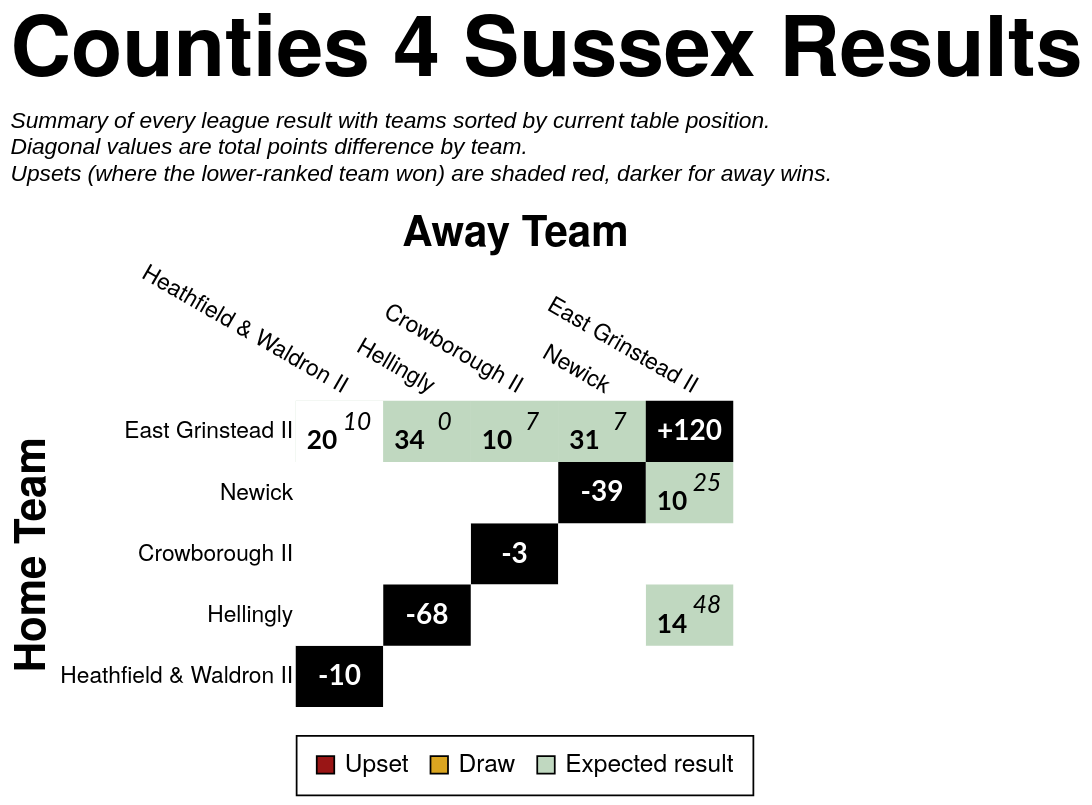

This figure's Vega-Lite source:
### Vega-Lite specification from a JSON file in a GitHub repository (floating-point values rounded to 4 significant figures)
{"config": {"axis": {"labelFont": "PT Sans Narrow, Helvetica Neue, Helvetica, Arial, sans-serif", "titleFont": "PT Sans Narrow, Helvetica Neue, Helvetica, Arial, sans-serif", "labelFontSize": 13, "titleFontSize": 24, "gridColor": "#202947", "gridOpacity": 0.2, "zindex": 1}, "text": {"font": "Lato, sans-serif"}, "bar": {"cornerRadiusEnd": 5}, "header": {"labelFont": "PT Sans Narrow, Helvetica Neue, Helvetica, Arial, sans-serif", "titleFont": "PT Sans Narrow, Helvetica Neue, Helvetica, Arial, sans-serif", "labelFontSize": 24, "titleFontSize": 28, "labelFontWeight": "bold", "orient": "left"}, "legend": {"labelFont": "PT Sans Narrow, Helvetica Neue, Helvetica, Arial, sans-serif", "titleFont": "PT Sans Narrow, Helvetica Neue, Helvetica, Arial, sans-serif", "labelFontSize": 14, "titleFontSize": 16, "titlePadding": 5, "fillColor": "white", "strokeColor": "black", "padding": 10, "titleFontWeight": "lighter", "titleFontStyle": "italic", "titleColor": "gray", "offset": 10}, "title": {"font": "PT Sans Narrow, Helvetica Neue, Helvetica, Arial, sans-serif", "fontSize": 48, "fontWeight": "bold", "anchor": "start", "align": "center", "titlePadding": 20, "subtitlePadding": 10, "subtitleFontSize": 13, "subtitleColor": "", "subtitleFontStyle": "italic", "offset": 15, "color": "black"}, "axisX": {"labelAngle": 0}, "facet": {"title": null, "header": null, "align": {"row": "each", "column": "each"}, "spacing": 10}, "resolve": {"scale": {"y": "independent", "facet": "independent"}}, "background": "transparent", "scale": {"offsetBandPaddingOuter": 0.2, "offsetBandPaddingInner": 0.1}, "view": {"stroke": null, "background": "transparent"}}, "layer": [{"data": {"name": "data-1e584eafa060a0245b9256a2899dbd4f"}, "mark": {"type": "rect"}, "encoding": {"color": {"field": "unexpected_result", "legend": {"labelExpr": "datum.value === 'Upset (Away Win)' ? 'Upset' : datum.value", "labelLimit": 220, "offset": 16, "orient": "bottom", "symbolStrokeColor": "black", "symbolStrokeWidth": 1, "values": ["Upset (Away Win)", "Draw", "Expected result"]}, "scale": {"domain": ["Expected result", "Upset (Home Win)", "Upset (Away Win)", "Draw", "To be played", "N/A"], "range": ["#146f1444", "#991515bb", "#991515", "goldenrod", "white", "black"]}, "title": null, "type": "nominal"}, "opacity": {"condition": {"test": "datum.home_team == param_39.home_team || datum.away_team == param_39.home_team || !isValid(param_39.home_team)", "value": 1.0}, "value": 0.1}, "tooltip": [{"field": "home_team", "title": "Home", "type": "nominal"}, {"field": "away_team", "title": "Away", "type": "nominal"}, {"field": "home_score_text", "title": "Home Score", "type": "nominal"}, {"field": "away_score_text", "title": "Away Score", "type": "nominal"}, {"field": "result", "title": "Result", "type": "nominal"}, {"field": "unexpected_result", "title": "Unexpectedness", "type": "nominal"}, {"field": "date", "format": "%d %b %Y", "title": "Date", "type": "temporal"}], "x": {"axis": {"domain": false, "grid": false, "labelAngle": 30, "orient": "top", "ticks": false}, "field": "away_team", "sort": ["Heathfield & Waldron II", "Hellingly", "Crowborough II", "Newick", "East Grinstead II"], "title": "Away Team", "type": "nominal"}, "y": {"axis": {"domain": false, "grid": false, "ticks": false}, "field": "home_team", "sort": ["East Grinstead II", "Newick", "Crowborough II", "Hellingly", "Heathfield & Waldron II"], "title": "Home Team", "type": "nominal"}}, "name": "view_40"}, {"data": {"name": "data-1e584eafa060a0245b9256a2899dbd4f"}, "mark": {"type": "text", "fontStyle": "italic", "size": 14, "xOffset": 10, "yOffset": -5}, "encoding": {"color": {"condition": {"test": "(datum.home_team == param_39.home_team || datum.away_team == param_39.home_team || !isValid(param_39.home_team)) && datum.unexpected_result == 'Expected result'", "value": "black"}, "value": "white"}, "text": {"field": "away_score_text", "type": "nominal"}, "x": {"field": "away_team", "sort": ["Heathfield & Waldron II", "Hellingly", "Crowborough II", "Newick", "East Grinstead II"], "type": "nominal"}, "y": {"field": "home_team", "sort": ["East Grinstead II", "Newick", "Crowborough II", "Hellingly", "Heathfield & Waldron II"], "type": "nominal"}}, "transform": [{"filter": "datum.away_score_text != '' && datum.away_score_text != 'WO'"}]}, {"data": {"name": "data-1e584eafa060a0245b9256a2899dbd4f"}, "mark": {"type": "text", "size": 12, "xOffset": 10, "yOffset": -5}, "encoding": {"color": {"condition": {"test": "(datum.home_team == param_39.home_team || datum.away_team == param_39.home_team || !isValid(param_39.home_team)) && datum.unexpected_result == 'Expected result'", "value": "black"}, "value": "white"}, "text": {"field": "away_score_text", "type": "nominal"}, "x": {"field": "away_team", "sort": ["Heathfield & Waldron II", "Hellingly", "Crowborough II", "Newick", "East Grinstead II"], "type": "nominal"}, "y": {"field": "home_team", "sort": ["East Grinstead II", "Newick", "Crowborough II", "Hellingly", "Heathfield & Waldron II"], "type": "nominal"}}, "transform": [{"filter": "datum.away_score_text == 'WO'"}]}, {"data": {"name": "data-1e584eafa060a0245b9256a2899dbd4f"}, "mark": {"type": "text", "fontWeight": "bold", "size": 15, "xOffset": -10, "yOffset": 5}, "encoding": {"color": {"condition": {"test": "(datum.home_team == param_39.home_team || datum.away_team == param_39.home_team || !isValid(param_39.home_team)) && datum.unexpected_result == 'Expected result'", "value": "black"}, "value": "white"}, "text": {"field": "home_score_text", "type": "nominal"}, "x": {"field": "away_team", "sort": ["Heathfield & Waldron II", "Hellingly", "Crowborough II", "Newick", "East Grinstead II"], "type": "nominal"}, "y": {"field": "home_team", "sort": ["East Grinstead II", "Newick", "Crowborough II", "Hellingly", "Heathfield & Waldron II"], "type": "nominal"}}, "transform": [{"filter": "datum.home_score_text != '' && datum.home_score_text != 'WO'"}]}, {"data": {"name": "data-1e584eafa060a0245b9256a2899dbd4f"}, "mark": {"type": "text", "size": 12, "xOffset": -10, "yOffset": 5}, "encoding": {"color": {"condition": {"test": "(datum.home_team == param_39.home_team || datum.away_team == param_39.home_team || !isValid(param_39.home_team)) && datum.unexpected_result == 'Expected result'", "value": "black"}, "value": "white"}, "text": {"field": "home_score_text", "type": "nominal"}, "x": {"field": "away_team", "sort": ["Heathfield & Waldron II", "Hellingly", "Crowborough II", "Newick", "East Grinstead II"], "type": "nominal"}, "y": {"field": "home_team", "sort": ["East Grinstead II", "Newick", "Crowborough II", "Hellingly", "Heathfield & Waldron II"], "type": "nominal"}}, "transform": [{"filter": "datum.home_score_text == 'WO'"}]}, {"data": {"name": "data-943e7b5a84a8ffe87dd0d63b149552a4"}, "mark": {"type": "text", "color": "white", "fontWeight": "bold", "size": 16}, "encoding": {"text": {"field": "display_text", "type": "nominal"}, "tooltip": [{"field": "home_team", "title": "Team", "type": "nominal"}, {"field": "display_text", "title": "Points Difference", "type": "nominal"}], "x": {"field": "away_team", "sort": ["Heathfield & Waldron II", "Hellingly", "Crowborough II", "Newick", "East Grinstead II"], "type": "nominal"}, "y": {"field": "home_team", "sort": ["East Grinstead II", "Newick", "Crowborough II", "Hellingly", "Heathfield & Waldron II"], "type": "nominal"}}}], "height": {"step": 35}, "params": [{"name": "param_39", "select": {"type": "point", "clear": "dblclick", "fields": ["home_team"], "on": "click"}, "value": null, "views": ["view_40"]}], "title": {"text": "Counties 4 Sussex Results", "subtitle": ["Summary of every league result with teams sorted by current table position.", "Diagonal values are total points difference by team.", "Upsets (where the lower-ranked team won) are shaded red, darker for away wins."]}, "width": {"step": 50}, "$schema": "https://vega.github.io/schema/vega-lite/v5.20.1.json", "datasets": {"data-1e584eafa060a0245b9256a2899dbd4f": [{"home_team": "Crowborough II", "away_team": "Crowborough II", "match_id": null, "date": "", "home_score": null, "away_score": null, "home_walkover": null, "away_walkover": null, "result": "N/A", "home_score_text": "", "away_score_text": "", "wo_result": "", "score_text": "", "display_text": "-3", "is_diagonal": true, "result_simple": "N/A", "unexpected_result": "N/A", "unexpected_opacity": 1.0}, {"home_team": "Crowborough II", "away_team": "East Grinstead II", "match_id": "1083348", "date": "2023-11-18T00:00:00", "home_score": null, "away_score": null, "home_walkover": false, "away_walkover": true, "result": "To be played", "home_score_text": "", "away_score_text": "", "wo_result": "", "score_text": "", "display_text": "", "is_diagonal": false, "result_simple": "To be played", "unexpected_result": "To be played", "unexpected_opacity": 1.0}, {"home_team": "Crowborough II", "away_team": "Heathfield & Waldron II", "match_id": null, "date": "", "home_score": null, "away_score": null, "home_walkover": null, "away_walkover": null, "result": "To be played", "home_score_text": "", "away_score_text": "", "wo_result": "", "score_text": "", "display_text": "", "is_diagonal": false, "result_simple": "To be played", "unexpected_result": "To be played", "unexpected_opacity": 1.0}, {"home_team": "Crowborough II", "away_team": "Hellingly", "match_id": null, "date": "", "home_score": null, "away_score": null, "home_walkover": null, "away_walkover": null, "result": "To be played", "home_score_text": "", "away_score_text": "", "wo_result": "", "score_text": "", "display_text": "", "is_diagonal": false, "result_simple": "To be played", "unexpected_result": "To be played", "unexpected_opacity": 1.0}, {"home_team": "Crowborough II", "away_team": "Newick", "match_id": null, "date": "", "home_score": null, "away_score": null, "home_walkover": null, "away_walkover": null, "result": "To be played", "home_score_text": "", "away_score_text": "", "wo_result": "", "score_text": "", "display_text": "", "is_diagonal": false, "result_simple": "To be played", "unexpected_result": "To be played", "unexpected_opacity": 1.0}, {"home_team": "East Grinstead II", "away_team": "Crowborough II", "match_id": "1083358", "date": "2024-02-03T00:00:00", "home_score": 10, "away_score": 7, "home_walkover": false, "away_walkover": false, "result": "Home Win (LBP)", "home_score_text": "10", "away_score_text": "7", "wo_result": "", "score_text": "10-7", "display_text": "10-7", "is_diagonal": false, "result_simple": "Home Win", "unexpected_result": "Expected result", "unexpected_opacity": 0.25}, {"home_team": "East Grinstead II", "away_team": "East Grinstead II", "match_id": null, "date": "", "home_score": null, "away_score": null, "home_walkover": null, "away_walkover": null, "result": "N/A", "home_score_text": "", "away_score_text": "", "wo_result": "", "score_text": "", "display_text": "+120", "is_diagonal": true, "result_simple": "N/A", "unexpected_result": "N/A", "unexpected_opacity": 1.0}, {"home_team": "East Grinstead II", "away_team": "Heathfield & Waldron II", "match_id": "1111548", "date": "2024-01-20T00:00:00", "home_score": 20, "away_score": 10, "home_walkover": false, "away_walkover": false, "result": "Home Win", "home_score_text": "20", "away_score_text": "10", "wo_result": "", "score_text": "20-10", "display_text": "20-10", "is_diagonal": false, "result_simple": "Home Win", "unexpected_result": "Expected result", "unexpected_opacity": 0.25}, {"home_team": "East Grinstead II", "away_team": "Heathfield & Waldron II", "match_id": "1105112", "date": "2023-12-09T00:00:00", "home_score": null, "away_score": null, "home_walkover": true, "away_walkover": false, "result": "To be played", "home_score_text": "", "away_score_text": "", "wo_result": "", "score_text": "", "display_text": "", "is_diagonal": false, "result_simple": "To be played", "unexpected_result": "To be played", "unexpected_opacity": 1.0}, {"home_team": "East Grinstead II", "away_team": "Hellingly", "match_id": "1083351", "date": "2023-12-02T00:00:00", "home_score": 34, "away_score": 0, "home_walkover": false, "away_walkover": false, "result": "Home Win", "home_score_text": "34", "away_score_text": "0", "wo_result": "", "score_text": "34-0", "display_text": "34-0", "is_diagonal": false, "result_simple": "Home Win", "unexpected_result": "Expected result", "unexpected_opacity": 0.25}, {"home_team": "East Grinstead II", "away_team": "Newick", "match_id": "1083365", "date": "2024-03-02T00:00:00", "home_score": 31, "away_score": 7, "home_walkover": false, "away_walkover": false, "result": "Home Win", "home_score_text": "31", "away_score_text": "7", "wo_result": "", "score_text": "31-7", "display_text": "31-7", "is_diagonal": false, "result_simple": "Home Win", "unexpected_result": "Expected result", "unexpected_opacity": 0.25}, {"home_team": "Heathfield & Waldron II", "away_team": "Crowborough II", "match_id": null, "date": "", "home_score": null, "away_score": null, "home_walkover": null, "away_walkover": null, "result": "To be played", "home_score_text": "", "away_score_text": "", "wo_result": "", "score_text": "", "display_text": "", "is_diagonal": false, "result_simple": "To be played", "unexpected_result": "To be played", "unexpected_opacity": 1.0}, {"home_team": "Heathfield & Waldron II", "away_team": "East Grinstead II", "match_id": null, "date": "", "home_score": null, "away_score": null, "home_walkover": null, "away_walkover": null, "result": "To be played", "home_score_text": "", "away_score_text": "", "wo_result": "", "score_text": "", "display_text": "", "is_diagonal": false, "result_simple": "To be played", "unexpected_result": "To be played", "unexpected_opacity": 1.0}, {"home_team": "Heathfield & Waldron II", "away_team": "Heathfield & Waldron II", "match_id": null, "date": "", "home_score": null, "away_score": null, "home_walkover": null, "away_walkover": null, "result": "N/A", "home_score_text": "", "away_score_text": "", "wo_result": "", "score_text": "", "display_text": "-10", "is_diagonal": true, "result_simple": "N/A", "unexpected_result": "N/A", "unexpected_opacity": 1.0}, {"home_team": "Heathfield & Waldron II", "away_team": "Hellingly", "match_id": null, "date": "", "home_score": null, "away_score": null, "home_walkover": null, "away_walkover": null, "result": "To be played", "home_score_text": "", "away_score_text": "", "wo_result": "", "score_text": "", "display_text": "", "is_diagonal": false, "result_simple": "To be played", "unexpected_result": "To be played", "unexpected_opacity": 1.0}, {"home_team": "Heathfield & Waldron II", "away_team": "Newick", "match_id": null, "date": "", "home_score": null, "away_score": null, "home_walkover": null, "away_walkover": null, "result": "To be played", "home_score_text": "", "away_score_text": "", "wo_result": "", "score_text": "", "display_text": "", "is_diagonal": false, "result_simple": "To be played", "unexpected_result": "To be played", "unexpected_opacity": 1.0}, {"home_team": "Hellingly", "away_team": "Crowborough II", "match_id": null, "date": "", "home_score": null, "away_score": null, "home_walkover": null, "away_walkover": null, "result": "To be played", "home_score_text": "", "away_score_text": "", "wo_result": "", "score_text": "", "display_text": "", "is_diagonal": false, "result_simple": "To be played", "unexpected_result": "To be played", "unexpected_opacity": 1.0}, {"home_team": "Hellingly", "away_team": "East Grinstead II", "match_id": "1083362", "date": "2024-02-17T00:00:00", "home_score": 14, "away_score": 48, "home_walkover": false, "away_walkover": false, "result": "Away Win", "home_score_text": "14", "away_score_text": "48", "wo_result": "", "score_text": "14-48", "display_text": "14-48", "is_diagonal": false, "result_simple": "Away Win", "unexpected_result": "Expected result", "unexpected_opacity": 0.25}, {"home_team": "Hellingly", "away_team": "Heathfield & Waldron II", "match_id": null, "date": "", "home_score": null, "away_score": null, "home_walkover": null, "away_walkover": null, "result": "To be played", "home_score_text": "", "away_score_text": "", "wo_result": "", "score_text": "", "display_text": "", "is_diagonal": false, "result_simple": "To be played", "unexpected_result": "To be played", "unexpected_opacity": 1.0}, {"home_team": "Hellingly", "away_team": "Hellingly", "match_id": null, "date": "", "home_score": null, "away_score": null, "home_walkover": null, "away_walkover": null, "result": "N/A", "home_score_text": "", "away_score_text": "", "wo_result": "", "score_text": "", "display_text": "-68", "is_diagonal": true, "result_simple": "N/A", "unexpected_result": "N/A", "unexpected_opacity": 1.0}, {"home_team": "Hellingly", "away_team": "Newick", "match_id": null, "date": "", "home_score": null, "away_score": null, "home_walkover": null, "away_walkover": null, "result": "To be played", "home_score_text": "", "away_score_text": "", "wo_result": "", "score_text": "", "display_text": "", "is_diagonal": false, "result_simple": "To be played", "unexpected_result": "To be played", "unexpected_opacity": 1.0}, {"home_team": "Newick", "away_team": "Crowborough II", "match_id": null, "date": "", "home_score": null, "away_score": null, "home_walkover": null, "away_walkover": null, "result": "To be played", "home_score_text": "", "away_score_text": "", "wo_result": "", "score_text": "", "display_text": "", "is_diagonal": false, "result_simple": "To be played", "unexpected_result": "To be played", "unexpected_opacity": 1.0}, {"home_team": "Newick", "away_team": "East Grinstead II", "match_id": "1083338", "date": "2023-10-21T00:00:00", "home_score": 10, "away_score": 25, "home_walkover": false, "away_walkover": false, "result": "Away Win", "home_score_text": "10", "away_score_text": "25", "wo_result": "", "score_text": "10-25", "display_text": "10-25", "is_diagonal": false, "result_simple": "Away Win", "unexpected_result": "Expected result", "unexpected_opacity": 0.25}, {"home_team": "Newick", "away_team": "Heathfield & Waldron II", "match_id": null, "date": "", "home_score": null, "away_score": null, "home_walkover": null, "away_walkover": null, "result": "To be played", "home_score_text": "", "away_score_text": "", "wo_result": "", "score_text": "", "display_text": "", "is_diagonal": false, "result_simple": "To be played", "unexpected_result": "To be played", "unexpected_opacity": 1.0}, {"home_team": "Newick", "away_team": "Hellingly", "match_id": "1115967", "date": "2024-04-20T00:00:00", "home_score": null, "away_score": null, "home_walkover": true, "away_walkover": false, "result": "To be played", "home_score_text": "", "away_score_text": "", "wo_result": "", "score_text": "", "display_text": "", "is_diagonal": false, "result_simple": "To be played", "unexpected_result": "To be played", "unexpected_opacity": 1.0}, {"home_team": "Newick", "away_team": "Newick", "match_id": null, "date": "", "home_score": null, "away_score": null, "home_walkover": null, "away_walkover": null, "result": "N/A", "home_score_text": "", "away_score_text": "", "wo_result": "", "score_text": "", "display_text": "-39", "is_diagonal": true, "result_simple": "N/A", "unexpected_result": "N/A", "unexpected_opacity": 1.0}], "data-943e7b5a84a8ffe87dd0d63b149552a4": [{"home_team": "Crowborough II", "away_team": "Crowborough II", "match_id": null, "date": "", "home_score": null, "away_score": null, "home_walkover": null, "away_walkover": null, "result": "N/A", "home_score_text": "", "away_score_text": "", "wo_result": "", "score_text": "", "display_text": "-3", "is_diagonal": true, "result_simple": "N/A", "unexpected_result": "N/A", "unexpected_opacity": 1.0}, {"home_team": "East Grinstead II", "away_team": "East Grinstead II", "match_id": null, "date": "", "home_score": null, "away_score": null, "home_walkover": null, "away_walkover": null, "result": "N/A", "home_score_text": "", "away_score_text": "", "wo_result": "", "score_text": "", "display_text": "+120", "is_diagonal": true, "result_simple": "N/A", "unexpected_result": "N/A", "unexpected_opacity": 1.0}, {"home_team": "Heathfield & Waldron II", "away_team": "Heathfield & Waldron II", "match_id": null, "date": "", "home_score": null, "away_score": null, "home_walkover": null, "away_walkover": null, "result": "N/A", "home_score_text": "", "away_score_text": "", "wo_result": "", "score_text": "", "display_text": "-10", "is_diagonal": true, "result_simple": "N/A", "unexpected_result": "N/A", "unexpected_opacity": 1.0}, {"home_team": "Hellingly", "away_team": "Hellingly", "match_id": null, "date": "", "home_score": null, "away_score": null, "home_walkover": null, "away_walkover": null, "result": "N/A", "home_score_text": "", "away_score_text": "", "wo_result": "", "score_text": "", "display_text": "-68", "is_diagonal": true, "result_simple": "N/A", "unexpected_result": "N/A", "unexpected_opacity": 1.0}, {"home_team": "Newick", "away_team": "Newick", "match_id": null, "date": "", "home_score": null, "away_score": null, "home_walkover": null, "away_walkover": null, "result": "N/A", "home_score_text": "", "away_score_text": "", "wo_result": "", "score_text": "", "display_text": "-39", "is_diagonal": true, "result_simple": "N/A", "unexpected_result": "N/A", "unexpected_opacity": 1.0}]}}
